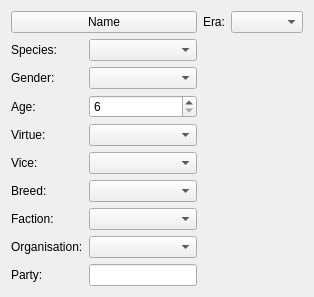
<?xml version="1.0" encoding="UTF-8"?>
<ui version="4.0">
 <class>InfoWidget</class>
 <widget class="QWidget" name="InfoWidget">
  <property name="windowTitle">
   <string>Form</string>
  </property>
  <layout class="QHBoxLayout" name="horizontalLayout">
   <item>
    <layout class="QVBoxLayout" name="verticalLayout">
     <item>
      <widget class="QPushButton" name="pushButton_name">
       <property name="text">
        <string>Name</string>
       </property>
      </widget>
     </item>
     <item>
      <layout class="QFormLayout" name="formLayout">
       <property name="formAlignment">
        <set>Qt::AlignJustify|Qt::AlignTop</set>
       </property>
       <item row="0" column="0">
        <widget class="QLabel" name="label">
         <property name="text">
          <string>Species:</string>
         </property>
        </widget>
       </item>
       <item row="0" column="1">
        <widget class="QComboBox" name="comboBox_species"/>
       </item>
       <item row="1" column="0">
        <widget class="QLabel" name="label_3">
         <property name="text">
          <string>Gender:</string>
         </property>
        </widget>
       </item>
       <item row="1" column="1">
        <widget class="QComboBox" name="comboBox_gender"/>
       </item>
       <item row="2" column="0">
        <widget class="QLabel" name="label_2">
         <property name="text">
          <string>Age:</string>
         </property>
        </widget>
       </item>
       <item row="2" column="1">
        <widget class="QSpinBox" name="spinBox_age">
         <property name="minimum">
          <number>6</number>
         </property>
        </widget>
       </item>
       <item row="3" column="0">
        <widget class="QLabel" name="label_4">
         <property name="text">
          <string>Virtue:</string>
         </property>
        </widget>
       </item>
       <item row="3" column="1">
        <widget class="QComboBox" name="comboBox_virtue"/>
       </item>
       <item row="4" column="0">
        <widget class="QLabel" name="label_5">
         <property name="text">
          <string>Vice:</string>
         </property>
        </widget>
       </item>
       <item row="4" column="1">
        <widget class="QComboBox" name="comboBox_vice"/>
       </item>
       <item row="5" column="0">
        <widget class="QLabel" name="label_breed">
         <property name="text">
          <string>Breed:</string>
         </property>
        </widget>
       </item>
       <item row="5" column="1">
        <widget class="QComboBox" name="comboBox_breed"/>
       </item>
       <item row="6" column="0">
        <widget class="QLabel" name="label_faction">
         <property name="text">
          <string>Faction:</string>
         </property>
        </widget>
       </item>
       <item row="6" column="1">
        <widget class="QComboBox" name="comboBox_faction"/>
       </item>
       <item row="7" column="1">
        <widget class="QComboBox" name="comboBox_organisation"/>
       </item>
       <item row="7" column="0">
        <widget class="QLabel" name="label_organisation">
         <property name="text">
          <string>Organisation:</string>
         </property>
        </widget>
       </item>
       <item row="8" column="0">
        <widget class="QLabel" name="label_party">
         <property name="text">
          <string>Party:</string>
         </property>
        </widget>
       </item>
       <item row="8" column="1">
        <widget class="QLineEdit" name="lineEdit_party"/>
       </item>
      </layout>
     </item>
    </layout>
   </item>
   <item>
    <layout class="QVBoxLayout" name="verticalLayout_2">
     <item>
      <layout class="QFormLayout" name="formLayout_2">
       <item row="0" column="0">
        <widget class="QLabel" name="label_7">
         <property name="text">
          <string>Era:</string>
         </property>
        </widget>
       </item>
       <item row="0" column="1">
        <widget class="QComboBox" name="comboBox_era"/>
       </item>
      </layout>
     </item>
     <item>
      <spacer name="verticalSpacer">
       <property name="orientation">
        <enum>Qt::Vertical</enum>
       </property>
       <property name="sizeHint" stdset="0">
        <size>
         <width>20</width>
         <height>40</height>
        </size>
       </property>
      </spacer>
     </item>
    </layout>
   </item>
  </layout>
 </widget>
 <resources/>
 <connections/>
</ui>
